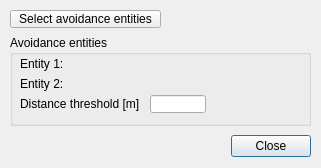
<?xml version="1.0" encoding="UTF-8"?>
<ui version="4.0">
 <class>CQDlgIkAvoidance</class>
 <widget class="QDialog" name="CQDlgIkAvoidance">
  <property name="geometry">
   <rect>
    <x>0</x>
    <y>0</y>
    <width>321</width>
    <height>168</height>
   </rect>
  </property>
  <property name="windowTitle">
   <string>IK Obstacle Avoidance</string>
  </property>
  <property name="locale">
   <locale language="English" country="UnitedStates"/>
  </property>
  <widget class="QGroupBox" name="groupBox">
   <property name="geometry">
    <rect>
     <x>10</x>
     <y>35</y>
     <width>301</width>
     <height>91</height>
    </rect>
   </property>
   <property name="title">
    <string>Avoidance entities</string>
   </property>
   <property name="flat">
    <bool>false</bool>
   </property>
   <widget class="QLabel" name="label_2">
    <property name="geometry">
     <rect>
      <x>10</x>
      <y>20</y>
      <width>51</width>
      <height>18</height>
     </rect>
    </property>
    <property name="text">
     <string>Entity 1:</string>
    </property>
   </widget>
   <widget class="QLabel" name="label_3">
    <property name="geometry">
     <rect>
      <x>10</x>
      <y>40</y>
      <width>51</width>
      <height>18</height>
     </rect>
    </property>
    <property name="text">
     <string>Entity 2:</string>
    </property>
   </widget>
   <widget class="QLabel" name="qqEntity1">
    <property name="geometry">
     <rect>
      <x>60</x>
      <y>20</y>
      <width>231</width>
      <height>18</height>
     </rect>
    </property>
    <property name="font">
     <font>
      <pointsize>8</pointsize>
      <weight>50</weight>
      <bold>false</bold>
     </font>
    </property>
    <property name="text">
     <string/>
    </property>
   </widget>
   <widget class="QLabel" name="qqEntity2">
    <property name="geometry">
     <rect>
      <x>60</x>
      <y>40</y>
      <width>231</width>
      <height>18</height>
     </rect>
    </property>
    <property name="font">
     <font>
      <pointsize>8</pointsize>
      <weight>50</weight>
      <bold>false</bold>
     </font>
    </property>
    <property name="text">
     <string/>
    </property>
   </widget>
   <widget class="QLineEdit" name="qqDistance">
    <property name="geometry">
     <rect>
      <x>140</x>
      <y>60</y>
      <width>56</width>
      <height>18</height>
     </rect>
    </property>
   </widget>
   <widget class="QLabel" name="label">
    <property name="geometry">
     <rect>
      <x>10</x>
      <y>60</y>
      <width>131</width>
      <height>18</height>
     </rect>
    </property>
    <property name="text">
     <string>Distance threshold [m]</string>
    </property>
   </widget>
  </widget>
  <widget class="QToolButton" name="qqSelectEntities">
   <property name="geometry">
    <rect>
     <x>10</x>
     <y>10</y>
     <width>151</width>
     <height>18</height>
    </rect>
   </property>
   <property name="focusPolicy">
    <enum>Qt::StrongFocus</enum>
   </property>
   <property name="text">
    <string>Select avoidance entities</string>
   </property>
  </widget>
  <widget class="QDialogButtonBox" name="qqClose">
   <property name="geometry">
    <rect>
     <x>10</x>
     <y>130</y>
     <width>301</width>
     <height>32</height>
    </rect>
   </property>
   <property name="standardButtons">
    <set>QDialogButtonBox::Close</set>
   </property>
  </widget>
 </widget>
 <tabstops>
  <tabstop>qqSelectEntities</tabstop>
  <tabstop>qqDistance</tabstop>
  <tabstop>qqClose</tabstop>
 </tabstops>
 <resources/>
 <connections/>
</ui>
